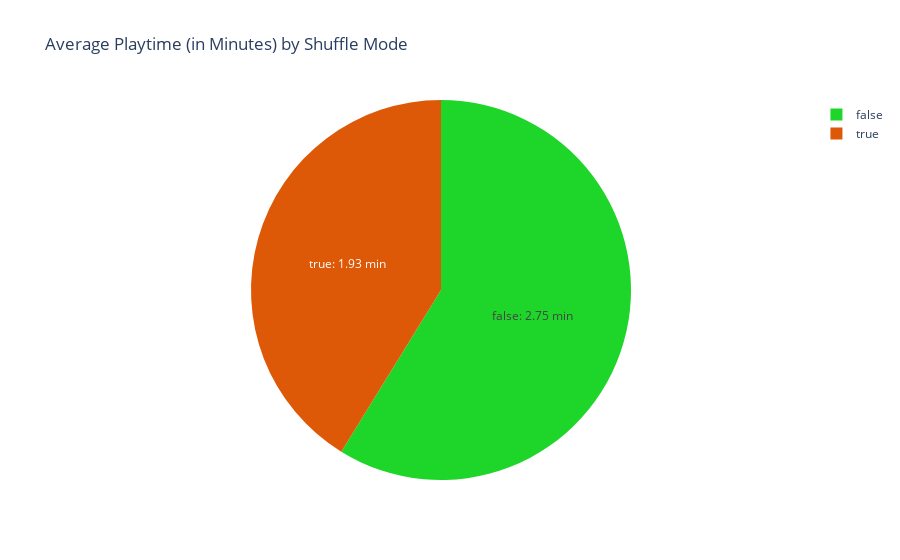

Write notebook code for a chart like this one.
### Code cell
avg_playtime_shuffle = (
    df.groupby('shuffle')['ms_played']
    .mean()
    .reset_index()
)

avg_playtime_shuffle['minute'] = avg_playtime_shuffle['ms_played'] / 60000

fig1 = px.pie(
    avg_playtime_shuffle,
    values='minute',
    names='shuffle',
    title='Average Playtime (in Minutes) by Shuffle Mode',
    color_discrete_sequence=["#1ED62A", "#DD5907"],

)

fig1.update_traces(textinfo='label+percent+value', texttemplate='%{label}: %{value:.2f} min')
fig1.show()

### Figure 1 — Plotly figure (JSON) as saved in the notebook; plotly's stock layout.template omitted (floating-point values rounded to 4 significant figures)
{"data": [{"domain": {"x": [0, 1], "y": [0, 1]}, "hovertemplate": "shuffle=%{label}<br>minute=%{value}<extra></extra>", "labels": [false, true], "legendgroup": "", "name": "", "showlegend": true, "textinfo": "label+percent+value", "texttemplate": "%{label}: %{value:.2f} min", "type": "pie", "values": [2.752, 1.928]}], "layout": {"legend": {"tracegroupgap": 0}, "piecolorway": ["#1ED62A", "#DD5907"], "title": {"text": "Average Playtime (in Minutes) by Shuffle Mode"}}}
